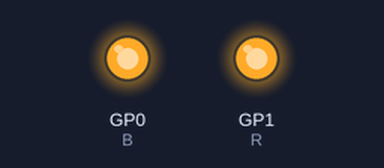
Bench run of a program on a simulated Raspberry Pi Pico running MicroPython. Parts: output pins drawn as LEDs (lit = HIGH). Threads take turns every 2 ms.

Above: at 0.1 s.
At 40.1 s:
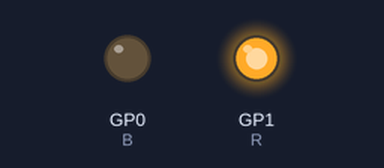
At 60.1 s:
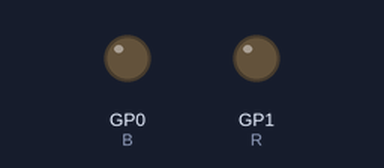
At 100.1 s:
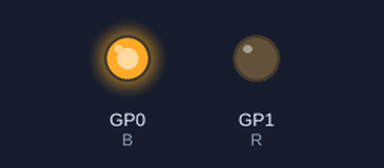
Timing chart, 0 to 121.5 s (numbered marks = the images above):
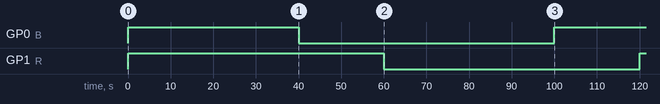

Measured:
- by itself, GP0 (B): LOW → HIGH at 0.00 s, → LOW 40.0 s later, → HIGH 60.0 s later
- by itself, GP1 (R): LOW → HIGH at 0.00 s, → LOW 60.0 s later, → HIGH 60.0 s later

The program:

PicoDesk-l2-pwm-threaded.py
```python
""" Pico Planter Desk - PWM Two lights in separate threads.

    Level 2 - Add in PWM control to balance blue output

    detail: The Blue LED will put out MUCH more power
    overall. Depending on the particular plant, this
    may exceed optimal usable input within that energy level.
    Lower this.

    Blue should be on approx 2/3 the total time
    that red is on. Any lighting (B|R) should be
    on ~2:1 compared to dark.
"""

from machine import Pin
from time import sleep
import _thread

# TIME
MIN = 60
HOUR = 60 * 60

B_ON = 2/3 * MIN
B_OFF = 1 * MIN

R_ON = 3/3 * MIN
R_OFF = 1 * MIN

# LEDS
B = Pin(0, Pin.OUT)
R = Pin(1, Pin.OUT)

def cycle(led: Pin, on: int, off: int):
    """Cycle a GPIO pin on/off for x,y seconds each.

    Args:
      pin: Pi Pico GPIO pin. Must be in 0<pin<34. see Pico Docs.
      on: time in seconds to keep pin.on
      off: time in seconds to keep pin.off

    Return:
      None
    """

    while True:
        led.on()
        sleep(on)
        led.off()
        sleep(off)


if __name__ == "__main__":
    # both threads continue indefinitely3333333333333333333333333
    blue_thread = _thread.start_new_thread(cycle, (B,B_ON,B_OFF))
    red_thread = cycle(R,R_ON,R_OFF)
```
